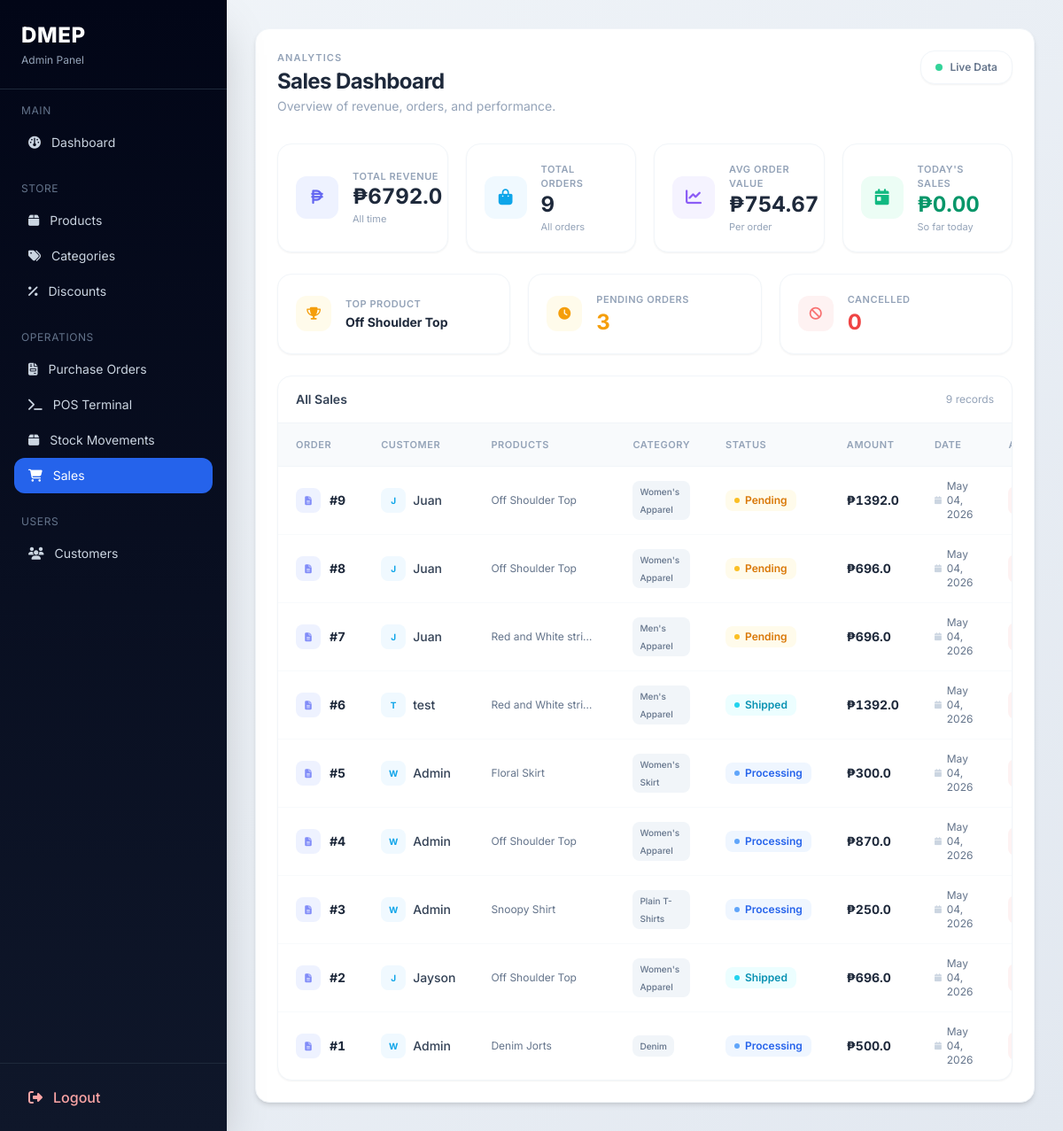
/admin-panel/sales/ (signed in), run on the app's committed database.
### dmep/models.py (models this page shows, shortened)
class Product(models.Model):
    STATUS_CHOICES = [('active', 'Active'), ('inactive', 'Inactive'), ('discontinued', 'Discontinued')]
    category = models.ForeignKey(Category, on_delete=models.SET_NULL, null=True, blank=True, related_name='products')
    supplier = models.ForeignKey(Supplier, on_delete=models.SET_NULL, null=True, blank=True, related_name='products')
    name = models.CharField(max_length=255)
    sku = models.CharField(max_length=100, blank=True, null=True)
    cost_price = models.FloatField(blank=True, null=True)
    selling_price = models.FloatField(blank=True, null=True)
    stock_qty = models.IntegerField(blank=True, null=True)
    reorder_level = models.IntegerField(blank=True, null=True)
    unit = models.CharField(max_length=50, blank=True, null=True)
    status = models.CharField(max_length=50, choices=STATUS_CHOICES, blank=True, null=True)
    img = models.ImageField(upload_to='products/', blank=True, null=True)
    created_at = models.DateTimeField(auto_now_add=True)

class Sale(models.Model):
    STATUS_CHOICES = [
        ('pending', 'Pending'),
        ('refunded', 'Refunded'),
        ('shipped', 'Shipped'),
        ('processing', 'Processing'),
        ('cancelled', 'Cancelled'),
        ('delivered', 'Delivered')
    ]
    PAYMENT_CHOICES = [('COD', 'Cash on Delivery')]
    order_code = models.UUIDField(default=uuid.uuid4, editable=False, unique=True)
    guest_id = models.CharField(max_length=255, null=True, blank=True)
    customer = models.ForeignKey(Customer, on_delete=models.SET_NULL, null=True, blank=True, related_name='sales')
    discount = models.ForeignKey(Discount, on_delete=models.SET_NULL, null=True, blank=True, related_name='sales')
    sale_date = models.DateTimeField(auto_now_add=True)
    subtotal = models.FloatField(blank=True, null=True)
    discount_amount = models.FloatField(default=0)
    tax_amount = models.FloatField(default=0)
    total_amount = models.FloatField(blank=True, null=True)
    payment_method = models.CharField(max_length=50, choices=PAYMENT_CHOICES, blank=True, null=True)
    amount_tendered = models.FloatField(blank=True, null=True)
    change_given = models.FloatField(blank=True, null=True)
    status = models.CharField(max_length=50, choices=STATUS_CHOICES, blank=True, null=True, default='pending')

class Customer(models.Model):
    full_name = models.CharField(max_length=255)
    phone = models.CharField(max_length=50, blank=True, null=True)
    email = models.EmailField(blank=True, null=True)
    loyalty_points = models.IntegerField(default=0)
    address = models.TextField(blank=True, null=True)
    created_at = models.DateTimeField(auto_now_add=True)

class SaleItem(models.Model):
    sale = models.ForeignKey(Sale, on_delete=models.CASCADE, related_name='sale_items')
    product = models.ForeignKey(Product, on_delete=models.SET_NULL, null=True, related_name='sale_items')
    quantity = models.IntegerField()
    unit_price = models.FloatField()
    discount_pct = models.FloatField(default=0)
    discount_amount = models.FloatField(default=0)
    discount_name = models.CharField(max_length=255, blank=True, null=True)
    discount_type = models.CharField(max_length=50, blank=True, null=True)
    line_total = models.FloatField()

class Category(models.Model):
    name = models.CharField(max_length=255)
    description = models.TextField(blank=True, null=True)
    parent = models.ForeignKey(
        'self',
        on_delete=models.CASCADE,
        null=True,
        blank=True,
        related_name='subcategories'
    )

### dmep/views/admin_views.py (the view, shortened to what this page needs)
# urls.py: path('admin-panel/sales/', admin_views.sale_list, name='sale_list'),
@login_required
@user_passes_test(is_admin)
def sale_list(request):
    sales_qs = Sale.objects.all().prefetch_related(
        "customer",
        "sale_items__product__category"
    ).order_by("-sale_date")
    q = request.GET.get("q")
    status = request.GET.get("status")
    if status:
        sales_qs = sales_qs.filter(status=status)
    total_sales = sales_qs.aggregate(total=Sum("total_amount"))["total"] or 0
    total_orders = sales_qs.count()
    avg_order = sales_qs.aggregate(avg=Avg("total_amount"))["avg"] or 0
    today = date.today()
    today_sales = sales_qs.filter(
        sale_date__date=today
    ).aggregate(total=Sum("total_amount"))["total"] or 0
    pending_orders = sales_qs.filter(status="pending").count()
    cancelled_orders = sales_qs.filter(status="cancelled").count()
    top_product = None
    top_item = SaleItem.objects.values(
        "product__name"
    ).annotate(
        total_qty=Sum("quantity")
    ).order_by("-total_qty").first()
    if top_item:
        top_product = top_item["product__name"]
    paginator = Paginator(sales_qs, 20)
    page = request.GET.get("page")
    sales = paginator.get_page(page)
    return render(request, "panel/sales.html", {
        "sales": sales,
        "total_sales": total_sales,
        "total_orders": total_orders,
        "avg_order": avg_order,
        "today_sales": today_sales,
        "pending_orders": pending_orders,
        "cancelled_orders": cancelled_orders,
        "top_product": top_product,
    })

### dmep/context_processors.py (called while the page is built)
def cart_count(request):
    cart = request.session.get('cart', {})
    total = 0
    for item in cart.values():
        if isinstance(item, dict):
            total += int(item.get("qty", 0))
        else:
            total += int(item)
    return {'cart_count': total}

### dmep/views/admin_views.py (called while the page is built)
def is_admin(user):
    return user.groups.filter(name='admin').exists()

### dmep/templates/panel/sales.html (shortened to what this page needs)
{% extends 'panel/base.html' %}
{% block content %}
<div class="fade-up flex items-start justify-between flex-wrap gap-5 mb-8">
  <div>
    <p class="text-[11px] font-semibold text-slate-400 uppercase tracking-widest mb-0.5">Analytics</p>
    <h1 class="text-2xl font-bold text-slate-800 tracking-tight">Sales Dashboard</h1>
    <p class="text-sm text-slate-400 mt-0.5">Overview of revenue, orders, and performance.</p>
  </div>
  <div class="inline-flex items-center gap-2 bg-white border border-slate-100 shadow-sm px-4 py-2.5 rounded-2xl">
    <div class="w-2 h-2 rounded-full bg-emerald-400 animate-pulse"></div>
    <span class="text-xs font-semibold text-slate-500">Live Data</span>
  </div>
</div>
<div class="grid grid-cols-1 sm:grid-cols-2 lg:grid-cols-4 gap-5 mb-6">
  <div class="stat-card fade-up d1 bg-white border border-slate-100 rounded-2xl p-5 shadow-sm flex items-center gap-4">
    <div class="stat-icon w-12 h-12 rounded-xl bg-indigo-50 flex items-center justify-center text-indigo-500 text-lg shrink-0">
      <i class="fas fa-peso-sign"></i>
    </div>
    <div>
      <p class="text-[11px] font-semibold text-slate-400 uppercase tracking-wider">Total Revenue</p>
      <p class="text-2xl font-bold text-slate-800 leading-tight tabular-nums">₱{{ total_sales|default:"0.00" }}</p>
      <p class="text-[11px] text-slate-400 mt-0.5">All time</p>
    </div>
  </div>
  <div class="stat-card fade-up d2 bg-white border border-slate-100 rounded-2xl p-5 shadow-sm flex items-center gap-4">
    <div class="stat-icon w-12 h-12 rounded-xl bg-sky-50 flex items-center justify-center text-sky-500 text-lg shrink-0">
      <i class="fas fa-bag-shopping"></i>
    </div>
    <div>
      <p class="text-[11px] font-semibold text-slate-400 uppercase tracking-wider">Total Orders</p>
      <p class="text-2xl font-bold text-slate-800 leading-tight tabular-nums">{{ total_orders }}</p>
      <p class="text-[11px] text-slate-400 mt-0.5">All orders</p>
    </div>
  </div>
  <div class="stat-card fade-up d3 bg-white border border-slate-100 rounded-2xl p-5 shadow-sm flex items-center gap-4">
    <div class="stat-icon w-12 h-12 rounded-xl bg-violet-50 flex items-center justify-center text-violet-500 text-lg shrink-0">
      <i class="fas fa-chart-line"></i>
    </div>
    <div>
      <p class="text-[11px] font-semibold text-slate-400 uppercase tracking-wider">Avg Order Value</p>
      <p class="text-2xl font-bold text-slate-800 leading-tight tabular-nums">₱{{ avg_order|floatformat:2 }}</p>
      <p class="text-[11px] text-slate-400 mt-0.5">Per order</p>
    </div>
  </div>
  <div class="stat-card fade-up d4 bg-white border border-slate-100 rounded-2xl p-5 shadow-sm flex items-center gap-4">
    <div class="stat-icon w-12 h-12 rounded-xl bg-emerald-50 flex items-center justify-center text-emerald-500 text-lg shrink-0">
      <i class="fas fa-calendar-day"></i>
    </div>
    <div>
      <p class="text-[11px] font-semibold text-slate-400 uppercase tracking-wider">Today's Sales</p>
      <p class="text-2xl font-bold text-emerald-600 leading-tight tabular-nums">₱{{ today_sales|default:"0.00" }}</p>
      <p class="text-[11px] text-slate-400 mt-0.5">So far today</p>
    </div>
  </div>
</div>
<div class="grid grid-cols-1 sm:grid-cols-3 gap-5 mb-6">
  <div class="fade-up d5 bg-white border border-slate-100 rounded-2xl p-5 shadow-sm flex items-center gap-4">
    <div class="w-10 h-10 rounded-xl bg-amber-50 flex items-center justify-center text-amber-500 shrink-0">
      <i class="fas fa-trophy text-sm"></i>
    </div>
    <div>
      <p class="text-[11px] font-semibold text-slate-400 uppercase tracking-wider mb-0.5">Top Product</p>
      <p class="text-sm font-bold text-slate-800">{{ top_product|default:"No data" }}</p>
    </div>
  </div>
  <div class="fade-up d6 bg-white border border-slate-100 rounded-2xl p-5 shadow-sm flex items-center gap-4">
    <div class="w-10 h-10 rounded-xl bg-amber-50 flex items-center justify-center text-amber-500 shrink-0">
      <i class="fas fa-clock text-sm"></i>
    </div>
    <div>
      <p class="text-[11px] font-semibold text-slate-400 uppercase tracking-wider mb-0.5">Pending Orders</p>
      <p class="text-2xl font-bold text-amber-500 leading-tight">{{ pending_orders }}</p>
    </div>
  </div>
  <div class="fade-up d7 bg-white border border-slate-100 rounded-2xl p-5 shadow-sm flex items-center gap-4">
    <div class="w-10 h-10 rounded-xl bg-red-50 flex items-center justify-center text-red-400 shrink-0">
      <i class="fas fa-ban text-sm"></i>
    </div>
    <div>
      <p class="text-[11px] font-semibold text-slate-400 uppercase tracking-wider mb-0.5">Cancelled</p>
      <p class="text-2xl font-bold text-red-500 leading-tight">{{ cancelled_orders }}</p>
    </div>
  </div>
</div>
<div class="fade-up bg-white border border-slate-100 rounded-2xl shadow-sm overflow-hidden">
  <div class="flex items-center justify-between px-5 py-4 border-b border-slate-100">
    <p class="text-sm font-semibold text-slate-700">All Sales</p>
    <p class="text-xs text-slate-400">{{ sales|length }} record{{ sales|length|pluralize }}</p>
  </div>
  <div class="overflow-x-auto">
  <table class="w-full text-sm">
    <thead>
    <tr class="bg-slate-50 border-b border-slate-100">
      <th class="px-5 py-3.5 text-left text-[11px] font-semibold text-slate-400 uppercase tracking-wider">Order</th>
      <th class="px-5 py-3.5 text-left text-[11px] font-semibold text-slate-400 uppercase tracking-wider">Customer</th>
      <th class="px-5 py-3.5 text-left text-[11px] font-semibold text-slate-400 uppercase tracking-wider">Products</th>
      <th class="px-5 py-3.5 text-left text-[11px] font-semibold text-slate-400 uppercase tracking-wider">Category</th>
      <th class="px-5 py-3.5 text-left text-[11px] font-semibold text-slate-400 uppercase tracking-wider">Status</th>
      <th class="px-5 py-3.5 text-left text-[11px] font-semibold text-slate-400 uppercase tracking-wider">Amount</th>
      <th class="px-5 py-3.5 text-left text-[11px] font-semibold text-slate-400 uppercase tracking-wider">Date</th>
      <th class="px-5 py-3.5 text-left text-[11px] font-semibold text-slate-400 uppercase tracking-wider w-16">Action</th>
    </tr>
    </thead>
    <tbody class="divide-y divide-slate-50">
    {% for sale in sales %}
    <tr class="prod-row">
      <td class="px-5 py-3.5">
        <div class="flex items-center gap-2.5">
          <div class="w-7 h-7 rounded-lg bg-indigo-50 flex items-center justify-center shrink-0">
            <i class="fas fa-file-lines text-indigo-400 text-[10px]"></i>
          </div>
          <span class="font-bold text-slate-800 tabular-nums">#{{ sale.id }}</span>
        </div>
      </td>
      <td class="px-5 py-3.5">
        <div class="flex items-center gap-2">
          <div class="w-7 h-7 rounded-lg bg-sky-50 flex items-center justify-center text-sky-500 text-[10px] font-bold shrink-0">
            {% if sale.customer %}
              {{ sale.customer.full_name|default:"U"|slice:":1"|upper }}
            {% else %}
              W
            {% endif %}
          </div>
          <span class="text-sm text-slate-700 font-medium">
            {% if sale.customer %}
              {{ sale.customer.full_name }}
            {% else %}
              Admin
            {% endif %}
          </span>
        </div>
      </td>
      <td class="px-5 py-3.5 max-w-[160px]">
        <p class="text-xs text-slate-500 truncate">
          {% for item in sale.sale_items.all %}{{ item.product.name }}{% if not forloop.last %}, {% endif %}{% endfor %}
        </p>
      </td>
      <td class="px-5 py-3.5">
        <div class="flex flex-wrap gap-1">
          {% for item in sale.sale_items.all %}
          <span class="text-[10px] font-medium text-slate-500 bg-slate-100 px-2 py-0.5 rounded-lg">
            {{ item.product.category.name|default:"Uncategorized" }}
          </span>
          {% endfor %}
        </div>
      </td>
      <td class="px-5 py-3.5">
        {% if sale.status == "completed" %}
        <span class="inline-flex items-center gap-1.5 px-2.5 py-1 text-xs font-semibold rounded-lg bg-emerald-50 text-emerald-600">
          <span class="w-1.5 h-1.5 rounded-full bg-emerald-400"></span>Completed
        </span>
        {% elif sale.status == "processing" %}
        <span class="inline-flex items-center gap-1.5 px-2.5 py-1 text-xs font-semibold rounded-lg bg-blue-50 text-blue-600">
          <span class="w-1.5 h-1.5 rounded-full bg-blue-400"></span>Processing
        </span>
        {% elif sale.status == "shipped" %}
        <span class="inline-flex items-center gap-1.5 px-2.5 py-1 text-xs font-semibold rounded-lg bg-cyan-50 text-cyan-600">
          <span class="w-1.5 h-1.5 rounded-full bg-cyan-400"></span>Shipped
        </span>
        {% elif sale.status == "pending" %}
        <span class="inline-flex items-center gap-1.5 px-2.5 py-1 text-xs font-semibold rounded-lg bg-amber-50 text-amber-600">
          <span class="w-1.5 h-1.5 rounded-full bg-amber-400"></span>Pending
        </span>
        {% else %}
        <span class="inline-flex items-center gap-1.5 px-2.5 py-1 text-xs font-semibold rounded-lg bg-red-50 text-red-500">
          <span class="w-1.5 h-1.5 rounded-full bg-red-400"></span>{{ sale.status|title }}
        </span>
        {% endif %}
      </td>
      <td class="px-5 py-3.5">
        <span class="font-bold text-slate-800 tabular-nums">₱{{ sale.total_amount }}</span>
      </td>
      <td class="px-5 py-3.5">
        <div class="flex items-center gap-1.5 text-xs text-slate-500">
          <i class="fas fa-calendar text-slate-300 text-[9px]"></i>
          {{ sale.sale_date|date:"M d, Y" }}
        </div>
      </td>
      <td class="px-5 py-3.5">
        <form method="POST" action="{% url 'sale_delete' sale.id %}">
          <button type="submit"
                  onclick="return confirm('Delete this sale?')"
                  class="w-8 h-8 rounded-lg bg-red-50 hover:bg-red-100 flex items-center justify-center text-red-400 hover:text-red-600 transition-colors">
          </button>
        </form>
      </td>
    </tr>
    {% endfor %}
    </tbody>
  </table>
  </div>
</div>
{% endblock %}

### dmep/templates/panel/sales.html (style rules this page uses)
body { font-family: 'Inter', sans-serif; }
.fade-up { animation: fadeUp 0.45s cubic-bezier(0.22,1,0.36,1) both; }
.d1 { animation-delay: 0.05s; }
.d2 { animation-delay: 0.10s; }
.d3 { animation-delay: 0.15s; }
.d4 { animation-delay: 0.20s; }
.d5 { animation-delay: 0.25s; }
.d6 { animation-delay: 0.30s; }
.d7 { animation-delay: 0.35s; }
.stat-card { transition: transform 0.25s cubic-bezier(0.22,1,0.36,1), box-shadow 0.25s ease; }
.stat-icon { transition: transform 0.25s cubic-bezier(0.34,1.56,0.64,1); }
.prod-row { transition: background 0.15s; }

### data on the page
Product: name "Off Shoulder Top"
Sale: id "9", customer.full_name "J", customer.full_name "Juan", status "pending" (drawn), total_amount "1392.0", sale_date "May 04, 2026"
SaleItem: product.name "Off Shoulder Top", product.category.name "Women's Apparel"
Sale: id "8", customer.full_name "J", customer.full_name "Juan", status "pending" (drawn), total_amount "696.0", sale_date "May 04, 2026"
SaleItem: product.name "Off Shoulder Top", product.category.name "Women's Apparel"
Sale: id "7", customer.full_name "J", customer.full_name "Juan", status "pending" (drawn), total_amount "696.0", sale_date "May 04, 2026"
SaleItem: product.name "Red and White stri…", product.category.name "Men's Apparel"
Sale: id "6", customer.full_name "T", customer.full_name "test", status "shipped" (drawn), total_amount "1392.0", sale_date "May 04, 2026"
SaleItem: product.name "Red and White stri…", product.category.name "Men's Apparel"
Sale: id "5", shows "W", shows "Admin", status "processing" (drawn), total_amount "300.0", sale_date "May 04, 2026"
SaleItem: product.name "Floral Skirt", product.category.name "Women's Skirt"
Sale: id "4", shows "W", shows "Admin", status "processing" (drawn), total_amount "870.0", sale_date "May 04, 2026"
SaleItem: product.name "Off Shoulder Top", product.category.name "Women's Apparel"
Sale: id "3", shows "W", shows "Admin", status "processing" (drawn), total_amount "250.0", sale_date "May 04, 2026"
SaleItem: product.name "Snoopy Shirt", product.category.name "Plain T-Shirts"
Sale: id "2", customer.full_name "J", customer.full_name "Jayson", status "shipped" (drawn), total_amount "696.0", sale_date "May 04, 2026"
SaleItem: product.name "Off Shoulder Top", product.category.name "Women's Apparel"
Sale: id "1", shows "W", shows "Admin", status "processing" (drawn), total_amount "500.0", sale_date "May 04, 2026"
SaleItem: product.name "Denim Jorts", product.category.name "Denim"

### other printed values
{{ total_sales|default:"0.00" }} "6792.0"
{{ total_orders }} "9"
{{ avg_order|floatformat:2 }} "754.67"
{{ today_sales|default:"0.00" }} "0.00"
{{ pending_orders }} "3"
{{ cancelled_orders }} "0"
{{ sales|length }} "9"
